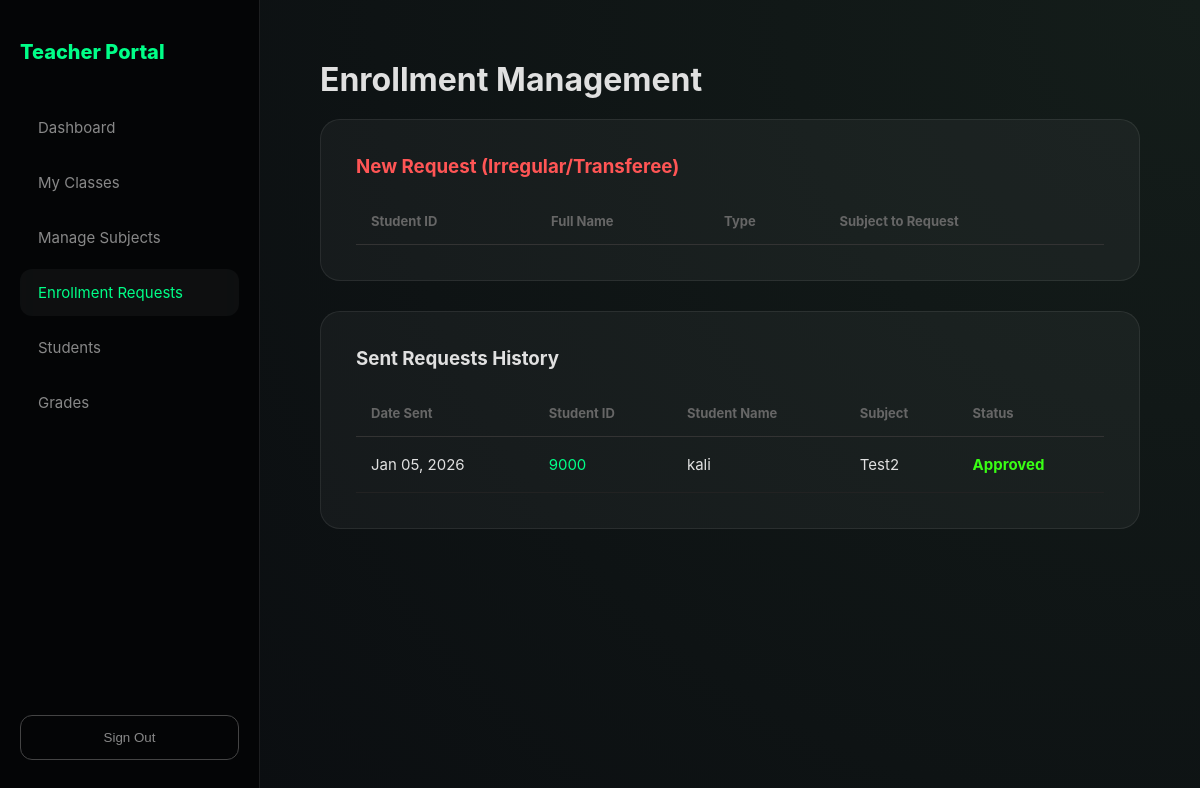
Page /tc/enrollment_requests.php (signed in) on the committed database.
### tables this page shows
CREATE TABLE `pending_enrollments` (
  `id` int(11) NOT NULL,
  `student_id` int(11) NOT NULL,
  `subject_id` int(11) NOT NULL,
  `teacher_id` int(11) NOT NULL,
  `request_date` datetime DEFAULT current_timestamp(),
  `status` enum('Pending','Approved','Rejected') DEFAULT 'Pending'
);

CREATE TABLE `users` (
  `id` int(11) NOT NULL,
  `user_id` varchar(50) DEFAULT NULL,
  `email` varchar(255) NOT NULL,
  `fullname` varchar(100) DEFAULT NULL,
  `gender` varchar(255) NOT NULL,
  `role` enum('student','teacher','osas') DEFAULT NULL,
  `password` varchar(255) DEFAULT NULL,
  `status` enum('Active','Inactive') NOT NULL DEFAULT 'Active'
);

CREATE TABLE `subjects` (
  `subject_id` int(11) NOT NULL,
  `subject_code` varchar(20) NOT NULL,
  `subject_name` varchar(100) NOT NULL,
  `teacher_id` int(11) NOT NULL,
  `created_at` timestamp NOT NULL DEFAULT current_timestamp()
);

### tc/enrollment_requests.php (the view, shortened to what this page needs)
<?php
include '../config/db.php';
$teacher_db_id = $_SESSION['user_id'];
?>
<!DOCTYPE html>
<html lang="en">
<head>
    <link rel="stylesheet" href="/css/style.css">
</head>
<body>
<div class="app-shell">
    <aside class="sidebar">
        <div class="portal-brand">Teacher Portal</div>
        <div class="nav-group">
            <a class="nav-link" href="index.php">Dashboard</a>
            <a class="nav-link" href="my_class.php">My Classes</a>
            <a class="nav-link" href="subjects.php">Manage Subjects</a>
            <a class="nav-link active" href="enrollment_requests.php">Enrollment Requests</a>
            <a class="nav-link" href="students.php">Students</a>
            <a class="nav-link" href="grades.php">Grades</a>
        </div>
        <button class="sign-out-btn" onclick="window.location.href='/assets/logout.php'">Sign Out</button>
    </aside>
    <main class="main-view">
        <div class="container">
            <h1>Enrollment Management</h1>
            <div class="glass-card" style="margin-bottom: 30px;">
                <h3 style="color: #ff5555;">New Request (Irregular/Transferee)</h3>
                <table class="modern-table">
                    <thead>
                        <tr>
                            <th>Student ID</th>
                            <th>Full Name</th>
                            <th>Type</th>
                            <th>Subject to Request</th>
                        </tr>
                    </thead>
                </table>
            </div>
            <div class="glass-card">
                <h3>Sent Requests History</h3>
                <table class="modern-table">
                    <thead>
                        <tr>
                            <th>Date Sent</th>
                            <th>Student ID</th>
                            <th>Student Name</th>
                            <th>Subject</th>
                            <th>Status</th>
                        </tr>
                    </thead>
                    <tbody>
                        <?php
                        $history = mysqli_query($conn, "
                            SELECT p.request_date, u.user_id, u.fullname, s.subject_name, p.status
                            FROM pending_enrollments p
                            JOIN users u ON p.student_id = u.user_id
                            JOIN subjects s ON p.subject_id = s.subject_id
                            WHERE p.teacher_id = '$teacher_db_id'
                            ORDER BY p.request_date DESC
                        ");
                        while($h = mysqli_fetch_assoc($history)) {
                            $statusColor = ($h['status'] == 'Approved') ? '#39ff14' : (($h['status'] == 'Pending') ? '#ffa500' : '#ff5555');
                            echo "<tr>
                                <td>" . date('M d, Y', strtotime($h['request_date'])) . "</td>
                                <td style='color: var(--neon-green);'>" . htmlspecialchars($h['user_id']) . "</td>
                                <td>" . htmlspecialchars($h['fullname']) . "</td>
                                <td>" . htmlspecialchars($h['subject_name']) . "</td>
                                <td style='color: $statusColor; font-weight: bold;'>{$h['status']}</td>
                            </tr>";
                        }
                        ?>
                    </tbody>
                </table>
            </div>
        </div>
    </main>
</div>
</body>
</html>

### css/style.css (style rules this page uses)
:root { --bg-dark: #0b0e11; --card-glass: rgba(255, 255, 255, 0.04); --neon-green: #00ff88; --text-main: #e0e0e0; --sidebar-width: 260px; }
* { box-sizing: border-box; margin: 0; padding: 0; transition: 0.2s ease; }
body { font-family: 'Inter', system-ui, sans-serif; background: var(--bg-dark); color: var(--text-main); height: 100vh; overflow: hidden; }
.app-shell { display: flex; height: 100vh; width: 100vw; }
.sidebar { width: var(--sidebar-width); background: rgba(0, 0, 0, 0.6); backdrop-filter: blur(20px); border-right: 1px solid rgba(255, 255, 255, 0.1); padding: 40px 20px; display: flex; flex-direction: column; flex-shrink: 0; }
.portal-brand { color: var(--neon-green); font-weight: 800; font-size: 20px; margin-bottom: 40px; }
.nav-group { flex-grow: 1; }
.nav-link { color: #888; text-decoration: none; padding: 14px 18px; display: block; border-radius: 12px; margin-bottom: 8px; font-size: 15px; }
.nav-link.active, .nav-link:hover { background: var(--card-glass); color: var(--neon-green); }
.main-view { flex: 1; display: flex; flex-direction: column; overflow-y: auto; background: radial-gradient(circle at top right, #141d1a, #0b0e11); }
.container { padding: 60px; width: 100%; max-width: 1600px; }
.glass-card { background: var(--card-glass); border: 1px solid rgba(255, 255, 255, 0.08); border-radius: 20px; padding: 35px; margin-top: 20px; }
.modern-table { width: 100%; border-collapse: collapse; margin-top: 20px; }
.modern-table th { text-align: left; padding: 15px; color: #666; font-size: 13px; border-bottom: 1px solid #333; }
.modern-table td { padding: 18px 15px; border-bottom: 1px solid #222; font-size: 15px; }
.sign-out-btn { background: transparent; border: 1px solid #444; color: #888; padding: 14px; border-radius: 12px; cursor: pointer; width: 100%; margin-top: auto; }

### rows in the picture
pending_enrollments: request_date "Jan 05, 2026", users.user_id "9000", users.fullname "kali", subject.subject_name "Test2", status "Approved"
